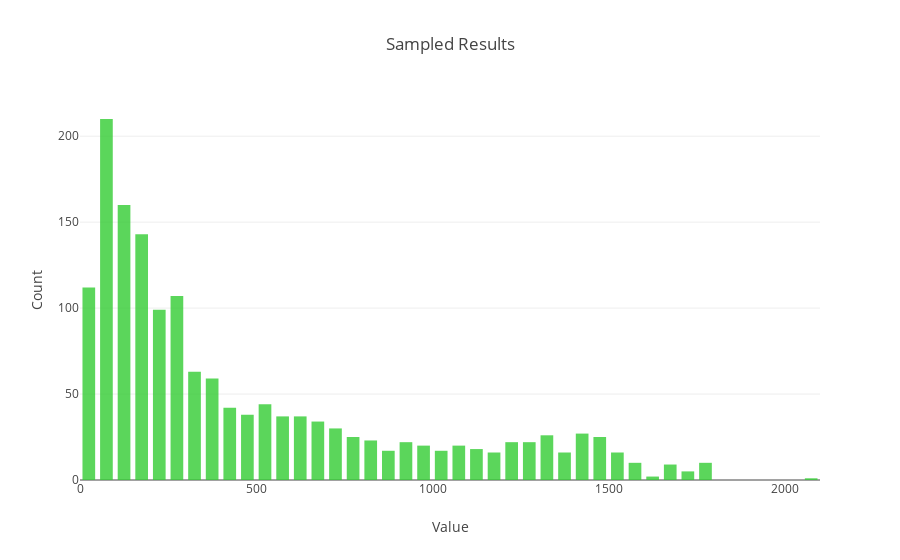

Notebook source saved alongside this figure:
### Code cell
#Dichte Diagramm -> Wie viele Tage wurden die Coins überhaupt getraded?

import plotly.offline as py
import plotly.graph_objs as go
import numpy as np

trace0 = go.Histogram(
    x=df_densityDF['values'],
    xbins=dict(
        size = 50), #das will noch nicht!!
    marker=dict(
        color=('rgb(51,204,51)'),
    ),
    opacity=0.80
)
  
data = [trace0]

layout = go.Layout(
    title='Sampled Results',
    xaxis=dict(
        title='Value'
    ),
    yaxis=dict(
        title='Count'
    ),
    bargap=0.2,
    bargroupgap=0.1
    )

fig = go.Figure(data=data, layout=layout)

py.iplot(fig, filename='density')

### Figure 1 — Plotly figure (JSON) as saved in the notebook; plotly's stock layout.template omitted (floating-point values rounded to 4 significant figures; data arrays with more than 128 entries replaced by an {"elided": "..."} marker saying what was removed)
{"data": [{"marker": {"color": "rgb(51,204,51)"}, "opacity": 0.8, "type": "histogram", "x": {"elided": "1584 int values"}, "xbins": {"size": 50}}], "layout": {"bargap": 0.2, "bargroupgap": 0.1, "title": "Sampled Results", "xaxis": {"title": "Value"}, "yaxis": {"title": "Count"}}}
